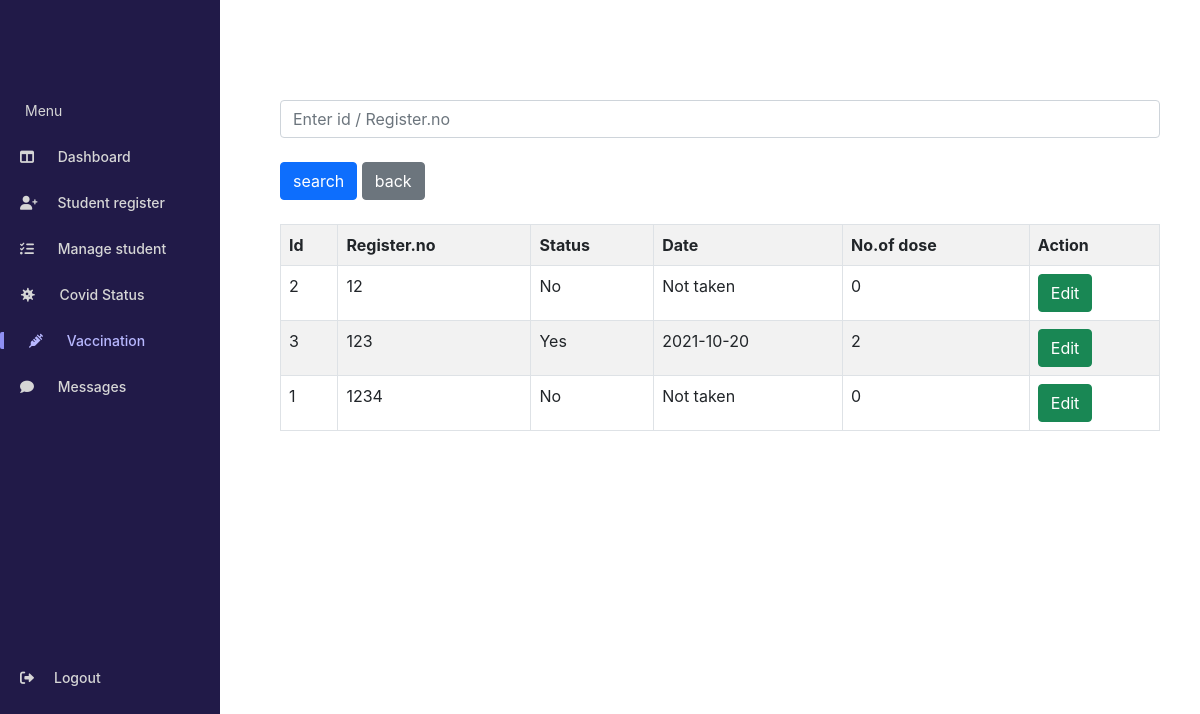
The page /vaccination_status.php on the database its author committed.
### tables this page shows
CREATE TABLE `vacdetails` (
  `id` int(10) NOT NULL,
  `vacstatus` varchar(3) NOT NULL,
  `vacdate` varchar(20) DEFAULT '0',
  `dos` int(3) DEFAULT NULL
);

CREATE TABLE `student` (
  `id` int(11) NOT NULL,
  `name` varchar(100) NOT NULL,
  `no` bigint(15) NOT NULL,
  `dept` varchar(50) NOT NULL,
  `course` varchar(50) NOT NULL,
  `reg_num` int(20) NOT NULL,
  `email` varchar(255) DEFAULT NULL
);

### vaccination_status.php (the view, shortened to what this page needs)
<?php
    include 'components/Sidebar.php';
?>
<!DOCTYPE html>
<html lang="en">
<head>
<link rel="stylesheet" href="./assets/manage_student.css"/>
</head>
<body>
<div class="box">
<form action="" method="POST">
<div class="form-group">
<input class="form-control" type="text" name="id" autocomplete="off"  placeholder="Enter id / Register.no"/>
</div><br>
<div class="form-group">
<input type="submit" class="btn btn-primary" name="search" value="search"/>
<input type="submit" class="btn btn-secondary" name="back" value = "back"/>
</div>
</form>
<br>
<div class="d-flex">
<table class="table table-striped table-bordered table-hover " >
  <tr>
  <th scope="col">Id</th>
  <th scope="col">Register.no</th>
  <th scope="col">Status</th>
  <th scope="col">Date</th>
  <th scope="col">No.of dose</th>
  <th scope="col">Action</th>
  </tr>
</div>
<?php
if(isset($_POST['search'])){
    $x=$_POST['id'];
    $sql = "SELECT vacdetails.id, vacdetails.vacstatus, vacdetails.vacdate,vacdetails.dos, student.reg_num from student INNER JOIN vacdetails ON vacdetails.id = student.id where vacdetails.id= '$x' or student.reg_num = '$x'; ";
    $result = mysqli_query($conn, $sql);
    $row=mysqli_num_rows($result);
}else{?>
<?php
$sql = "SELECT vacdetails.id, vacdetails.vacstatus, vacdetails.vacdate, vacdetails.dos, student.reg_num from student INNER JOIN vacdetails ON vacdetails.id = student.id";
$result = mysqli_query($conn, $sql);
$row = mysqli_num_rows($result);
}?>
<?php
if($row > 0){?>
<?php
while($res = mysqli_fetch_array($result)):?>
        <tr>
        <td><?php echo $res['id']; ?></td>
        <td><?php echo $res['reg_num']; ?></td>
        <td><?php echo $res['vacstatus']; ?></td>
        <td><?php echo $res['vacdate']; ?></td>
        <td><?php echo $res['dos']; ?></td>
        <td><a class="btn btn-success" href="vac_register.php?edit=<?php echo$res['id']?>">Edit</a>
        </td>
        </tr>
    <?php endwhile; ?>
    <?php }else{
        echo "<tr><td colspan='9'>no records</td></tr>"; }?>
    </div>
</body>
</html>

### components/sidebar.css (style rules this page uses)
* { box-sizing: border-box; margin: 0; padding: 0; scroll-behavior: smooth; font-family: -apple-system, BlinkMacSystemFont, "Segoe UI", Roboto, Oxygen, Ubuntu, Cantarell, "Open Sans", "Helvetica Neue", sans-serif; }

### assets/manage_student.css (style rules this page uses)
* { margin: 0; padding: 0; box-sizing: border-box; }
.box { padding: 100px 0 100px; padding-left: 280px; padding-right: 40px; }

### rows shown on the page
vacdetails: id "2", id.reg_num "12", vacstatus "No", vacdate "Not taken", dos "0"
vacdetails: id "3", id.reg_num "123", vacstatus "Yes", vacdate "2021-10-20", dos "2"
vacdetails: id "1", id.reg_num "1234", vacstatus "No", vacdate "Not taken", dos "0"
